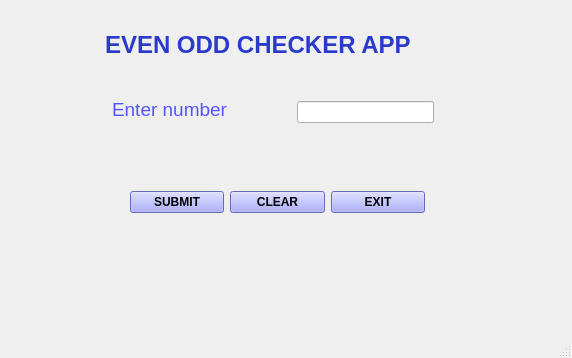
<?xml version="1.0" encoding="UTF-8"?>
<ui version="4.0">
 <class>MainWindow</class>
 <widget class="QMainWindow" name="MainWindow">
  <property name="geometry">
   <rect>
    <x>0</x>
    <y>0</y>
    <width>572</width>
    <height>358</height>
   </rect>
  </property>
  <property name="windowTitle">
   <string>MainWindow</string>
  </property>
  <widget class="QWidget" name="centralwidget">
   <widget class="QLabel" name="label">
    <property name="geometry">
     <rect>
      <x>105</x>
      <y>20</y>
      <width>391</width>
      <height>51</height>
     </rect>
    </property>
    <property name="text">
     <string>&lt;html&gt;&lt;head/&gt;&lt;body&gt;&lt;p&gt;&lt;span style=&quot; font-size:18pt; font-weight:600; color:#2a3acb;&quot;&gt;EVEN ODD CHECKER APP&lt;/span&gt;&lt;/p&gt;&lt;/body&gt;&lt;/html&gt;</string>
    </property>
   </widget>
   <widget class="QLabel" name="label_2">
    <property name="geometry">
     <rect>
      <x>112</x>
      <y>96</y>
      <width>139</width>
      <height>28</height>
     </rect>
    </property>
    <property name="font">
     <font>
      <pointsize>14</pointsize>
     </font>
    </property>
    <property name="text">
     <string>&lt;html&gt;&lt;head/&gt;&lt;body&gt;&lt;p&gt;&lt;span style=&quot; color:#5555ff;&quot;&gt;Enter number&lt;/span&gt;&lt;/p&gt;&lt;/body&gt;&lt;/html&gt;</string>
    </property>
   </widget>
   <widget class="QLineEdit" name="lineEdit">
    <property name="geometry">
     <rect>
      <x>297</x>
      <y>101</y>
      <width>137</width>
      <height>22</height>
     </rect>
    </property>
   </widget>
   <widget class="QLabel" name="label_3">
    <property name="geometry">
     <rect>
      <x>100</x>
      <y>260</y>
      <width>381</width>
      <height>41</height>
     </rect>
    </property>
    <property name="text">
     <string/>
    </property>
   </widget>
   <widget class="QWidget" name="">
    <property name="geometry">
     <rect>
      <x>130</x>
      <y>170</y>
      <width>295</width>
      <height>65</height>
     </rect>
    </property>
    <layout class="QGridLayout" name="gridLayout">
     <item row="0" column="2">
      <widget class="QPushButton" name="pushButton_3">
       <property name="font">
        <font>
         <weight>75</weight>
         <bold>true</bold>
        </font>
       </property>
       <property name="styleSheet">
        <string notr="true">background-color: rgb(144, 146, 255);</string>
       </property>
       <property name="text">
        <string>EXIT</string>
       </property>
      </widget>
     </item>
     <item row="0" column="1">
      <widget class="QPushButton" name="pushButton_2">
       <property name="font">
        <font>
         <weight>75</weight>
         <bold>true</bold>
        </font>
       </property>
       <property name="styleSheet">
        <string notr="true">background-color: rgb(144, 146, 255);</string>
       </property>
       <property name="text">
        <string>CLEAR</string>
       </property>
      </widget>
     </item>
     <item row="0" column="0">
      <widget class="QPushButton" name="pushButton">
       <property name="font">
        <font>
         <weight>75</weight>
         <bold>true</bold>
        </font>
       </property>
       <property name="styleSheet">
        <string notr="true">background-color: rgb(144, 146, 255);</string>
       </property>
       <property name="text">
        <string>SUBMIT</string>
       </property>
      </widget>
     </item>
    </layout>
   </widget>
  </widget>
  <widget class="QMenuBar" name="menubar">
   <property name="geometry">
    <rect>
     <x>0</x>
     <y>0</y>
     <width>572</width>
     <height>26</height>
    </rect>
   </property>
  </widget>
  <widget class="QStatusBar" name="statusbar"/>
 </widget>
 <resources/>
 <connections/>
</ui>
